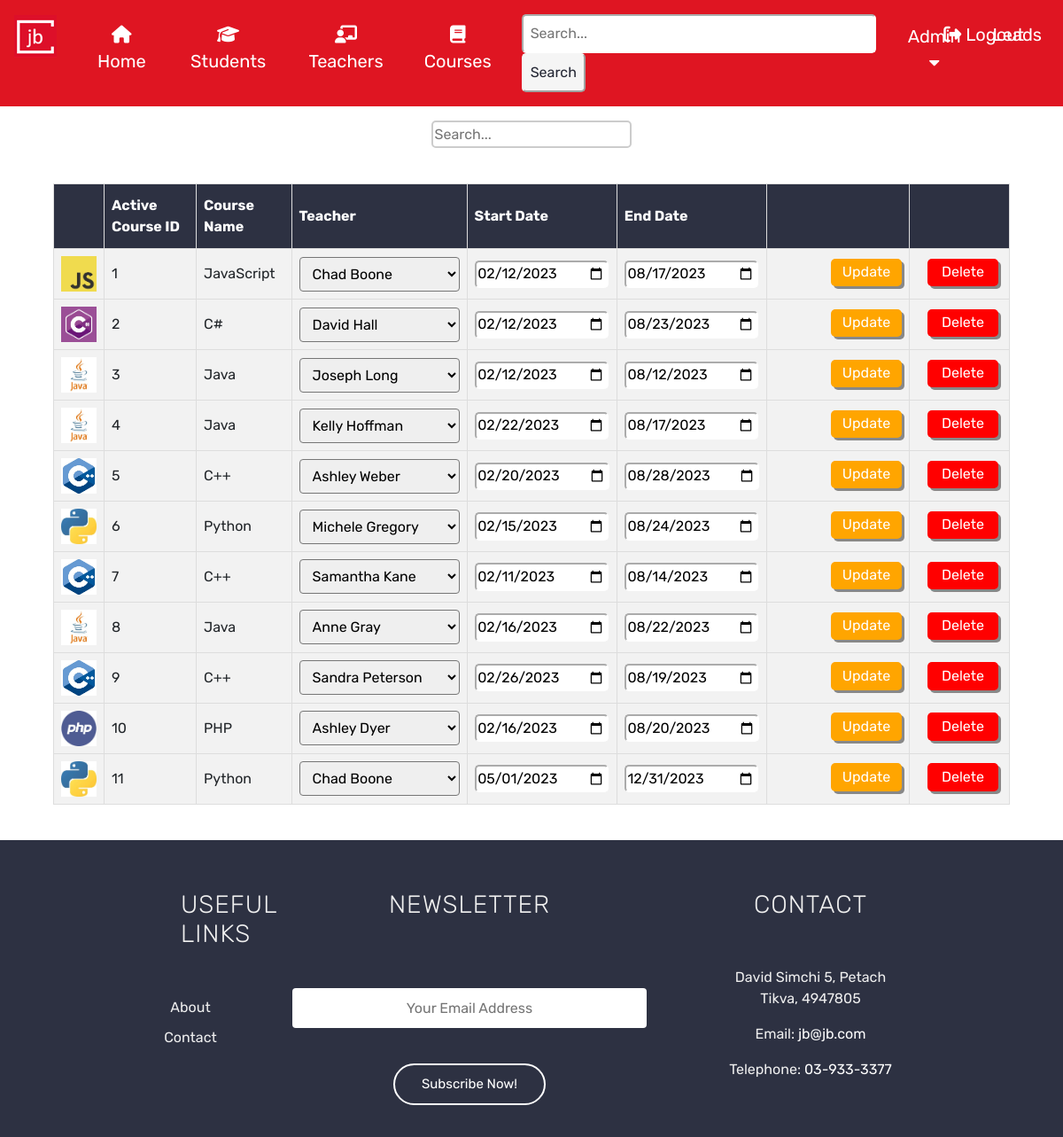
The app's page /admin/active_courses (signed in) with its own data.
### tables this page shows
CREATE TABLE active_courses (
            active_course_id          INTEGER     PRIMARY KEY
          , course_id                 INTEGER     NOT NULL
          , teacher_id                INTEGER     NOT NULL
          , start_date                DATE        NOT NULL
          , end_date                  DATE        NOT NULL
          , FOREIGN KEY (course_id)   REFERENCES courses (course_id)
          , FOREIGN KEY (teacher_id)  REFERENCES teachers (teacher_id)
        );

CREATE TABLE courses (
            course_id                 INTEGER     PRIMARY KEY
          , name                      TEXT        NOT NULL        UNIQUE
          , desc                      TEXT        NOT NULL
          , image                     TEXT        
          , syllabus                  TEXT        
        );

### app.py (the view)
@app.route('/admin/active_courses')
def admin_active_courses():
    teachers = execute_query("SELECT * FROM teachers")
    active_courses = execute_query(f"""
    SELECT active_course_id
         , courses.name
         , teachers.name
         , start_date
         , end_date
         , courses.image
         , teachers.teacher_id
    FROM active_courses
    LEFT JOIN courses ON active_courses.course_id = courses.course_id
    LEFT JOIN teachers ON active_courses.teacher_id = teachers.teacher_id
    """)
    return render_template('admin_active_courses.html', active_courses=active_courses, teachers=teachers)

### app.py (called while the page is built)
@app.before_request
def auth():
    path_teacher_list = ['/teacher_panel']
    if "role" not in session.keys():
        session["username"]='anonymous'
        session["role"]='anonymous'
    if session["role"] != 'Admin':
        if 'admin' in request.full_path:
            return abort(403)
    if session["role"] != 'Teacher':
        if any(route in request.full_path for route in path_teacher_list):
            return abort(403)

### setup_db.py (called while the page is built)
def execute_query(schema):
    cur.execute(schema)
    conn.commit()
    return cur.fetchall()

### templates/admin_active_courses.html (shortened to what this page needs)
{% extends "base.html" %}
{% block content %}
<div class="search-container-div">
  <input type="text" id="search-input" placeholder="Search..." class="search-course-student-teacher">
</div>
<div style="display: flex; justify-content: center; padding-top: 5vh; padding-bottom: 5vh;">
    <table id="admin-teachers-students-table">
        <thead>
            <tr>
                <th></th>
                <th>Active Course ID</th>
                <th>Course Name</th>
                <th>Teacher</th>
                <th>Start Date</th>
                <th>End Date</th>
                <th></th>
                <th></th>
            </tr>
        </thead>
        <tbody>
            {% for course in active_courses %}
            <form action="/admin/active_courses/update" method="post">
                <tr>
                    <td><img src="{{ course[5] }}" style="max-width: 40px; max-height: 40px;"></td>
                    <td>{{ course[0] }}</td>
                    <td>{{ course[1] }}</td>
                    <td>
                        <select name="teacher_id">
                            {% for teacher in teachers %}
                                {% if teacher[0] == course[6] %}
                                    <option value="{{ teacher[0] }}" selected>{{ teacher[2] }}</option>
                                {% else %}
                                    <option value="{{ teacher[0] }}">{{ teacher[2] }}</option>
                                {% endif %}
                            {% endfor %}
                        </select>
                    </td>
                    <td><input type="date" name="start_date" value="{{ course[3] }}"></td>
                    <td><input type="date" name="end_date" value="{{ course[4] }}"></td>
                    <td>
                            <input type="submit" value="Update" class="btn-update">
                        </form>
                    <td>
                        <div>
                            <form action="/admin/active_courses/delete" method="post">
                                <input type="submit" value="Delete" class="btn-delete">
                            </form>
                        </div>
                    </td>
                {% endfor %}
            </tbody>
        </table>
</div>
{% endblock %}

### static/css/style.css (style rules this page uses)
* { font-family: 'Rubik'; }
.btn-delete { margin-left: 1vh; background-color: red; color: white; border-radius: 5px; width: 10vh; border-color: transparent; margin-top: -10px; box-shadow: 3px 3px #888888; }
.btn-update { margin-left: 1vh; background-color: orange; color: white; border-radius: 5px; width: 10vh; border-color: transparent; margin-top: -10px; margin-left: 8vh; box-shadow: 3px 3px #888888; }
input { padding: 0.2vh; border-radius: 5px; border-color: rgb(255, 255, 255, 255); }
form { padding: 0.5vh; }
td { padding-top: 0.2vh; }
table { border-collapse: separate; border-spacing: 2vh; }
.search-course-student-teacher { border-radius: 5px; border: 2px solid #ccc; font-size: 16px; outline: none; box-sizing: border-box; }
.search-container-div { display: flex; justify-content: center; padding-top: 2vh; }
#admin-teachers-students-table { font-family: Arial, Helvetica, sans-serif; border-collapse: collapse; width: 90%; }
#admin-teachers-students-table td, #admin-teachers-students-table th { border: 1px solid #ddd; padding: 8px; }
#admin-teachers-students-table tr:nth-child(even) { background-color: #f2f2f2; }
#admin-teachers-students-table th { padding-top: 12px; padding-bottom: 12px; text-align: left; background-color: #2d3142; color: white; }
select { border-radius: 4px; font-size: 1rem; font-weight: normal; max-width: 100%; padding: 8px 24px 8px 10px; }

### records on screen
active_courses: image (picture), active_course_id "1", name "JavaScript", start_date "02/12/2023", end_date "08/17/2023"
active_courses: image (picture), active_course_id "2", name "C#", start_date "02/12/2023", end_date "08/23/2023"
active_courses: image (picture), active_course_id "3", name "Java", start_date "02/12/2023", end_date "08/12/2023"
active_courses: image (picture), active_course_id "4", name "Java", start_date "02/22/2023", end_date "08/17/2023"
active_courses: image (picture), active_course_id "5", name "C++", start_date "02/20/2023", end_date "08/28/2023"
active_courses: image (picture), active_course_id "6", name "Python", start_date "02/15/2023", end_date "08/24/2023"
active_courses: image (picture), active_course_id "7", name "C++", start_date "02/11/2023", end_date "08/14/2023"
active_courses: image (picture), active_course_id "8", name "Java", start_date "02/16/2023", end_date "08/22/2023"
active_courses: image (picture), active_course_id "9", name "C++", start_date "02/26/2023", end_date "08/19/2023"
active_courses: image (picture), active_course_id "10", name "PHP", start_date "02/16/2023", end_date "08/20/2023"
active_courses: image (picture), active_course_id "11", name "Python", start_date "05/01/2023", end_date "12/31/2023"

### other values on screen
form field teacher_id "Chad Boone"
form field teacher_id "David Hall"
form field teacher_id "Joseph Long"
form field teacher_id "Kelly Hoffman"
form field teacher_id "Ashley Weber"
form field teacher_id "Michele Gregory"
form field teacher_id "Samantha Kane"
form field teacher_id "Anne Gray"
form field teacher_id "Sandra Peterson"
form field teacher_id "Ashley Dyer"
